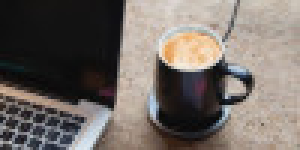
#> input picture example/compressive_sensing/example.jpg, 100 x 50 px (shown 3 times larger)
$ python example_2d.py
#> lines starting #> are read from the running program, lines starting #| are printed output that depends on the picture
### example/compressive_sensing/sensing.py
import numpy as np


def create_sensing_matrix(D: int, N: int) -> np.ndarray:
    """
    create_sensing_matrix
    :param D: number of measure signal data points
    :param N: number of true signal data points
    :return: sensing matrix
    """
    M = np.zeros(shape=(D, N), dtype=np.int64)
    indices = np.random.choice(np.arange(N), size=D, replace=False)
    for d in range(D):
        M[d, indices[d]] = 1
    return M

### example/compressive_sensing/example_2d.py
import numpy as np
from cv2 import cv2 as cv

from example.compressive_sensing.sensing import create_sensing_matrix

im = cv.imread("example.jpg")
#> im is the input picture: shape (50, 100, 3); mean B, G, R 101.7, 107.2, 115.1
shape = im.shape
#> shape = (50, 100, 3)

im = im.flatten()
#> im = 15000 values, max 255 at index 4394, min 3 at index 11916, mean 108

N = len(im)
#> N = 15000
D = int(0.3 * N)
#> D = 4500

print(D, N)
#| 4500 15000
sensing_matrix = create_sensing_matrix(D, N)
#> in create_sensing_matrix, `indices = np.random.choice(np.arange(N), size=D, replace=False)`: indices = 4500 values, max 14999 at index 280, min 8 at index 3752, mean 7550.1
#> after the loop in create_sensing_matrix, `for d in range(D):`:
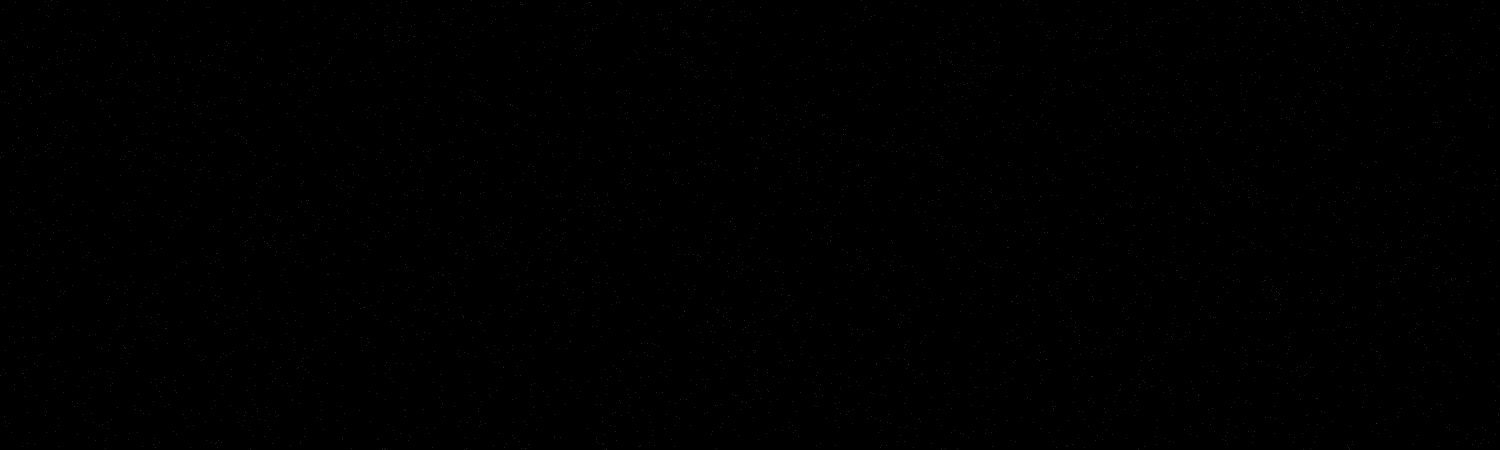
#> M: shape (4500, 15000) int64 (shown at 1/10 size); values 0 (black) and 1 (white), 0.01% white in thin lines or dots

measure_im = sensing_matrix @ im
#> measure_im = 4500 values, max 255 at index 908, min 5 at index 4444, mean 107.4

draw_im = sensing_matrix.T @ measure_im
#> draw_im = 15000 values, max 255 at index 4706, min 0 at index 0, mean 32.23

cv.imshow("figure", draw_im.reshape(shape))
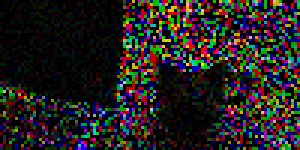
#> window 'figure': shape (50, 100, 3) int64 (shown 3 times larger); mean B, G, R 30.2, 31.5, 35
cv.waitKey(0)
#> (the run stopped early here; a loop or call above may not have finished)
